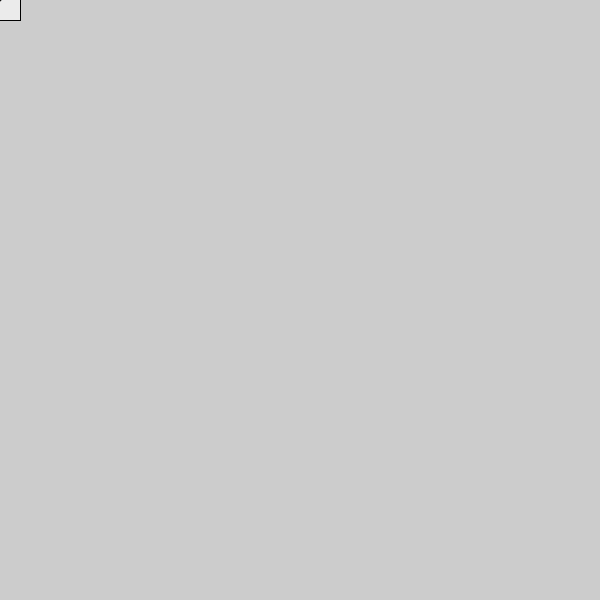
Frame 1 (no input)
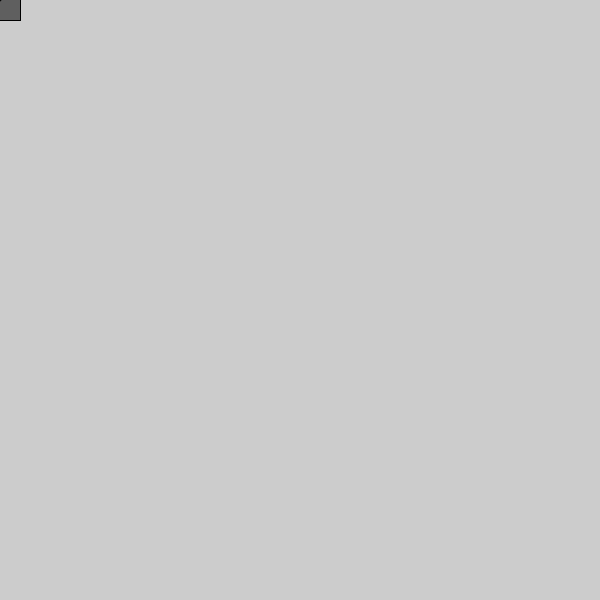
Frame 60 (the mouse pressed at the canvas centre just before this capture)
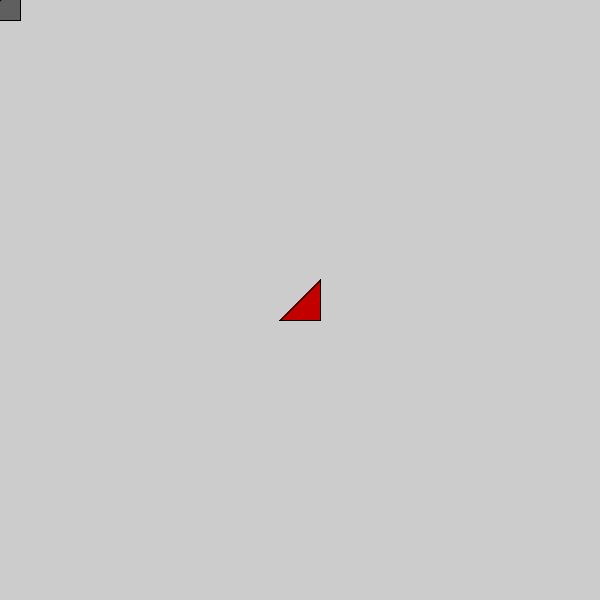
Frame 120 (the mouse held since frame 60 and released just before this capture)

The Processing sketch that drew these frames (run headless with seeded random() and noise(); from frame 60 on, the mouse is pressed at the canvas centre):

// Processing sketch: processing_6278
// ── processing_6278.pde

int clickX, clickY, releaseX, releaseY;
float x = 255, y = 255, z = 255;
void setup()
{
  size(600,600);
  smooth();
}

void draw()
{
  z = z - 20;
  y = y - 20;
  x = x - 20;
  fill(x,y,z);
  triangle(mouseX-20, mouseY+20, mouseX+20, mouseY-20, mouseX+20, mouseY+20);
  if (x<1)
 {
   x = 255;
   y = 255;
   z = 255;
 }
 if (mousePressed)
 {
   z = 0;
   y = 0;
 }

}
